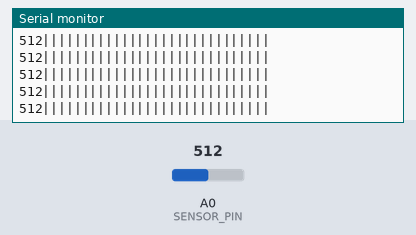
Bench run of a sketch on a simulated Arduino Uno, built with avr-gcc and run on an emulated ATmega328P. Shown: the last lines printed to the serial monitor. Inputs (shaded band) come from the test bench; at power-on: A0 (SENSOR_PIN) = 512.

Above: at 1.2 s.
1.3 s: A0 (SENSOR_PIN) set to 209
At 2.0 s:
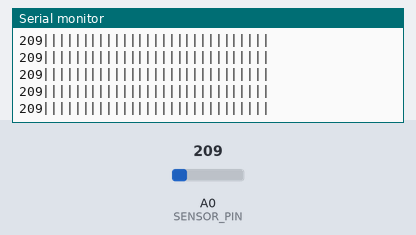
4.3 s: A0 (SENSOR_PIN) set to 189
At 5.3 s:
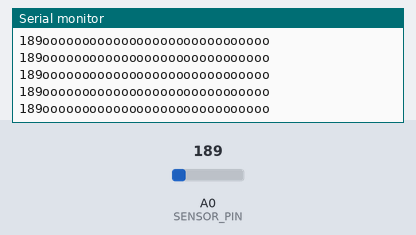

Measured:
- the behaviour switches between 200 and 199 on A0 (SENSOR_PIN) (found by bisection; images 1 and 2)
- after the input at 1.3 s, the serial monitor: prints a new line after 0.08 s (image 1)
- after the input at 4.3 s, the serial monitor: prints a new line after 0.07 s (image 2)

The sketch:

line_sensor.ino
```cpp
#define SENSOR_PIN   A0

int sensor_value;

void setup() {

  Serial.begin(9600);

}

void loop() {

  sensor_value = analogRead(SENSOR_PIN);

  Serial.print(sensor_value);

  if(sensor_value < 200) {
    Serial.print("ooooooooooooooooooooooooooooo");
  } else {
    Serial.print("|||||||||||||||||||||||||||||");
  }

  Serial.println(' ');

}
```
